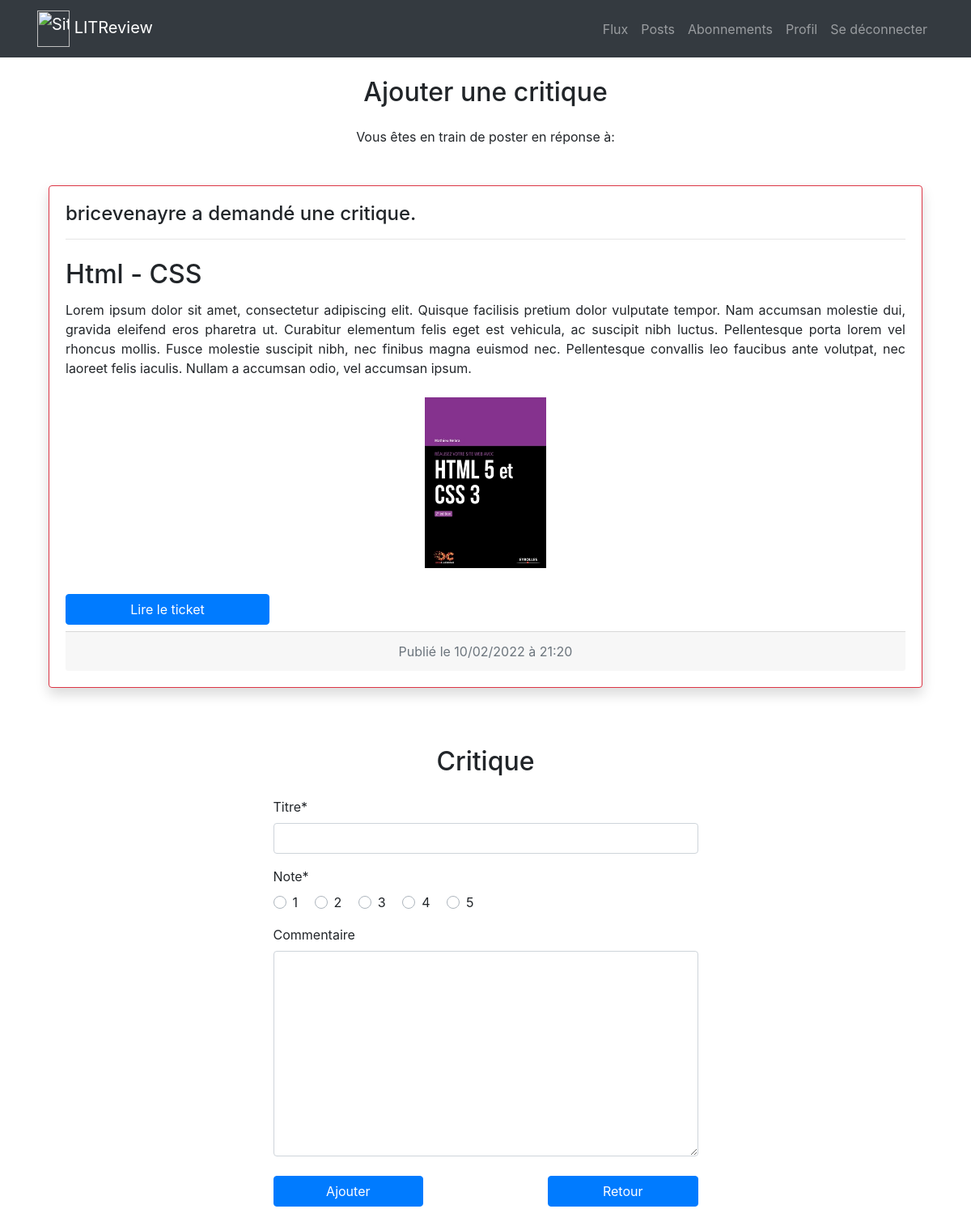
The app's page /blog/tickets/41/reviews/create/ (signed in) with its own data.
### apps/reviews/models.py (models this page shows, shortened)
class Ticket(models.Model):
    title = models.fields.CharField(max_length=128, verbose_name="Titre")
    description = models.fields.TextField(max_length=2048, blank=True, verbose_name="Description")
    image = models.ImageField(null=True, blank=True)
    user = models.ForeignKey(to=settings.AUTH_USER_MODEL, on_delete=models.CASCADE)
    time_created = models.DateTimeField(auto_now_add=True)
    class Meta:
        verbose_name = "Ticket"
        ordering = ["-time_created"]

### apps/accounts/models.py (models this page shows)
class CustomUser(AbstractUser):
    pass

### apps/reviews/views.py (the view, shortened to what this page needs)
# urls.py: path("tickets/<int:pk>/reviews/create/", ReviewCreate.as_view(), name="review-create"),
@method_decorator(login_required, name='dispatch')
class ReviewCreate(CreateView):
    model = Review
    form_class = ReviewForm
    template_name = "reviews/review_create.html"
    success_url = reverse_lazy("reviews:feed")
    def dispatch(self, request, *args, **kwargs):
        handler = super().dispatch(request, *args, **kwargs)
        if Ticket.objects.get(id=self.kwargs['pk']).related_reviews.first():
            return redirect("reviews:feed")
        return handler
    def get_context_data(self, **kwargs):
        ticket_id = self.kwargs['pk']
        context = super(ReviewCreate, self).get_context_data(**kwargs)
        context['ticket'] = Ticket.objects.get(id=ticket_id)
        return context

### apps/reviews/forms.py
class ReviewForm(forms.ModelForm):
    rating = forms.ChoiceField(
        label='Note',
        choices=(
            (1, '1'),
            (2, '2'),
            (3, '3'),
            (4, '4'),
            (5, '5'),
        ),
        widget=forms.RadioSelect,
    )
    class Meta:
        model = Review
        fields = ['headline', 'rating', 'body']
    def __init__(self, *args, **kwargs):
        super(ReviewForm, self).__init__(*args, **kwargs)
        self.helper = FormHelper()
        self.helper.layout = Layout(
            'headline',
            InlineRadios('rating'),
            'body',
            Div(
                Div(
                    Submit('ajouter', 'Ajouter', css_class='w-75 mt-2'),
                    css_class="col-12 col-lg-6 text-center text-lg-left"
                ),
                Div(HTML(
                    "<input class='btn btn-primary w-75 mt-2' type='button' value='Retour' onclick='history.go(-1)'>"
                    ),
                    css_class="col-12 col-lg-6 text-center text-lg-right"
                    ),
                css_class="row mt-2 mb-4"
            ),
        )

### apps/reviews/templatetags/reviews_extras.py (called while the page is built)
@register.simple_tag(takes_context=True)
def get_poster_display(context, user):
    if user == context['user']:
        return 'Vous avez'
    return f"{user.username} a"

@register.filter
def get_posted_at_display(posted_at):
    seconds_ago = (timezone.now() - posted_at).total_seconds()
    if seconds_ago <= HOUR:
        return f'Publié il y a {int(seconds_ago // MINUTE)} minutes.'
    elif seconds_ago <= DAY:
        return f'Publié il y a {int(seconds_ago // HOUR)} heures.'
    return f'Publié le {posted_at.strftime("%m/%d/%Y à %H:%M")}'

### apps/reviews/templates/reviews/review_create.html (shortened to what this page needs)
{% extends 'base.html' %}
{% load crispy_forms_tags %}
{% block content %}
<div class="container h-100">
    <div class="row align-items-center justify-content-center mx-auto">
        <div class="col-12 mt-4">
            <h2 class="text-center mb-4">Ajouter une critique</h2>
            <p class="text-center">Vous êtes en train de poster en réponse à:</p>
            {% include "reviews/partials/ticket_snippet.html" with ticket=ticket display_button="false" %}
        </div>
    </div>
    <div class="row w-50 align-items-center justify-content-center mx-auto">
        <div class="col-12 mt-4">
            <h2 class="text-center mb-4">Critique</h2>
            <form method="POST" enctype="multipart/form-data">
                {% crispy form %}
            </form>
        </div>
    </div>
</div>
{% endblock %}

### apps/reviews/templates/reviews/partials/ticket_snippet.html (shortened to what this page needs)
{% load reviews_extras %}
<div class="card border-danger border-strong shadow w-100 my-5">
    <div class="card-body">
        {% if not ticket.related_reviews.first %}
        <h4>{% get_poster_display ticket.user %} demandé une critique.</h4>
        <hr>
        {% else %}
        <h4 class="card-header text-center">Ticket - {{ ticket.user }}</h4>
        {% endif %}
        <h2 class="card-title mt-4">{{ ticket.title }}</h2>
        <p class="card-text text-justify">{{ ticket.description|linebreaksbr|safe }}</p>
        {% if ticket.image %}
        <div class="text-center my-4">
            <img src="{{ ticket.image.url }}" alt="L'image du ticket" height="200" width="150"
                 class="img-fluid">
        </div>
        {% endif %}
        <div class="row">
            <div class="col-12 text-center col-lg-6 text-lg-left">
                <a href="{% url 'reviews:ticket-detail' ticket.id %}" class="btn btn-primary w-50 my-2">Lire le
                    ticket</a>
            </div>
        </div>
        {% if not ticket.related_reviews.first %}
        <div class="card-footer text-center text-muted">
            {{ ticket.time_created|get_posted_at_display }}
        </div>
        {% endif %}
    </div>
</div>

### records on screen
Ticket: user.username "bricevenayre a", title "Html - CSS", description "Lorem ipsum dolor sit amet, consectetur adipiscing elit. Quisque facilisis pretium dolor vulputate tempor. Nam accumsan molestie dui, gravida eleifend eros pharetra ut. Curabitur elementum felis eget est vehicula, ac suscipit nibh luctus. Pellentesque porta lorem vel rhoncus mollis. Fusce molestie suscipit nibh, nec finibus magna euismod nec. Pellentesque convallis leo faucibus ante volutpat, nec laoreet felis iaculis. Nullam a accumsan odio, vel accumsan ipsum.", image (picture), time_created|get_posted_at_display "Publié le 10/02/2022 à 21:20"
